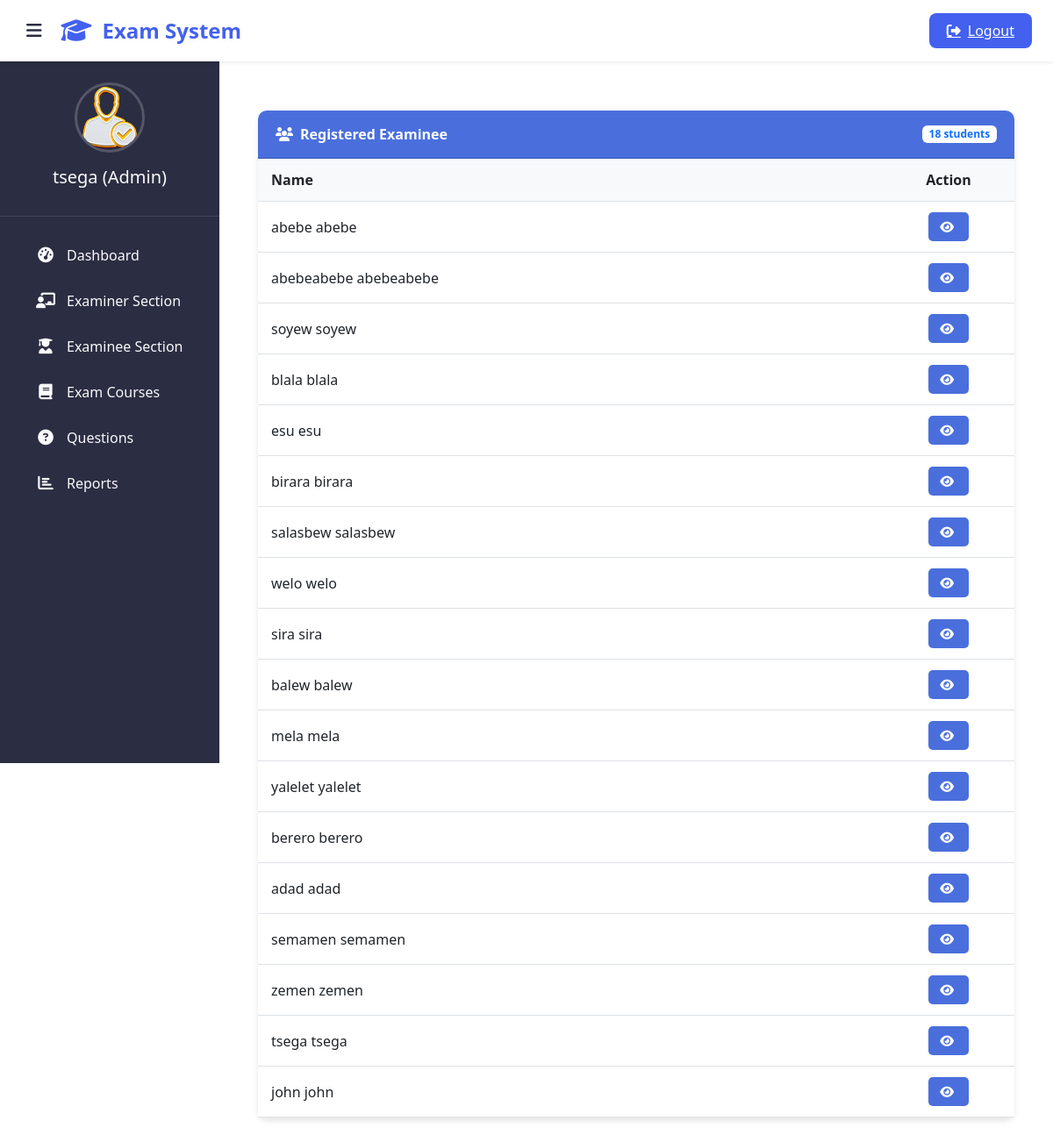
The page /admin-view-student-marks (signed in) on the database its author committed.
### student/models.py (models this page shows, shortened)
class Student(models.Model):
    user=models.OneToOneField(User,on_delete=models.CASCADE)
    address = models.CharField(max_length=40)
    mobile = models.CharField(max_length=20,null=False)
    organization = models.CharField(max_length=200, null=False)
    course = models.ForeignKey(
        'exam.Course',
        on_delete=models.SET_NULL,
        null=True
    )
    @property
    def get_name(self):
        return self.user.first_name+" "+self.user.last_name

### exam/views.py (the view)
# urls.py: path('admin-view-student-marks', views.admin_view_student_marks_view,name='admin-view-student-marks'),
@login_required(login_url='adminlogin')
def admin_view_student_marks_view(request):
    students= SMODEL.Student.objects.all()
    return render(request,'exam/admin_view_student_marks.html',{'students':students})

### templates/exam/admin_view_student_marks.html (shortened to what this page needs)
{% extends 'exam/adminbase.html' %}
{% block content %}
{%load static%}
<head>
  <link href="https://cdn.jsdelivr.net/npm/bootstrap@5.3.0/dist/css/bootstrap.min.css" rel="stylesheet">
  <link rel="stylesheet" href="https://cdnjs.cloudflare.com/ajax/libs/font-awesome/6.4.0/css/all.min.css">
</head>
<div class="container py-4">
  <div class="card">
    <div class="card-header d-flex justify-content-between align-items-center">
      <span><i class="fas fa-users me-2"></i>Registered Examinee</span>
      <span class="badge bg-white text-primary">{{ students|length }} students</span>
    </div>
    <div class="card-body p-0">
      {% if students %}
      <div class="table-responsive">
        <table class="table table-hover">
          <thead>
            <tr>
              <th>Name</th>
              <th class="text-center">Action</th>
            </tr>
          </thead>
          <tbody>
            {% for t in students %}
            <tr>
              <td>{{ t.get_name }}</td>
              <td class="text-center action-cell">
                <a class="btn btn-view" href="{% url 'admin-view-marks' t.id %}">
                  <i class="fas fa-eye me-1"></i>
                </a>
              </td>
            </tr>
            {% endfor %}
          </tbody>
        </table>
      </div>
      {% else %}
      <div class="empty-state">
        <i class="fas fa-user-graduate"></i>
        <h5>No Students Registered</h5>
        <p>There are currently no students registered in the system.</p>
      </div>
      {% endif %}
    </div>
  </div>
</div>
{% endblock content %}

### templates/exam/adminbase.html (shortened to what this page needs)
<!DOCTYPE html>
{% load static %}
<html lang="en" dir="ltr">
<head>
  <link href="https://cdn.jsdelivr.net/npm/bootstrap@5.3.0/dist/css/bootstrap.min.css" rel="stylesheet">
  <link rel="stylesheet" href="https://cdnjs.cloudflare.com/ajax/libs/font-awesome/6.4.0/css/all.min.css">
</head>
<body>
  <header class="admin-header shadow-sm">
    <button class="sidebar-toggle" id="sidebarToggle">
      <i class="fas fa-bars"></i>
    </button>
    <div class="brand-logo">
      <i class="fas fa-graduation-cap"></i>
      <span>Exam System</span>
    </div>
    <div class="ms-auto">
      <a href="/logout" class="logout-btn">
        <i class="fas fa-sign-out-alt"></i>
        <span>Logout</span>
      </a>
    </div>
  </header>
  <aside class="admin-sidebar">
    <div class="sidebar-profile">
      <img src="{% static 'image/admin-avatar.png' %}" class="profile-img" alt="Admin Avatar">
      <h5 class="profile-name">{{user.username}} (Admin) </h5>
    </div>
    <nav class="sidebar-menu">
      <a href="/admin-dashboard" class="menu-item active">
        <i class="fas fa-tachometer-alt"></i>
        <span>Dashboard</span>
      </a>
      <a href="/admin-teacher" class="menu-item">
        <i class="fas fa-chalkboard-teacher"></i>
        <span>Examiner Section</span>
      </a>
      <a href="/admin-student" class="menu-item">
        <i class="fas fa-user-graduate"></i>
        <span>Examinee Section</span>
      </a>
      <a href="/admin-course" class="menu-item">
        <i class="fas fa-book"></i>
        <span>Exam Courses</span>
      </a>
      <a href="/admin-question" class="menu-item">
        <i class="fas fa-question-circle"></i>
        <span>Questions</span>
      </a>
      <a href="/admin-report" class="menu-item">
        <i class="fas fa-chart-bar"></i>
        <span>Reports</span>
      </a>
    </nav>
  </aside>
  <main class="admin-content">
    {% block content %}
    {% endblock content %}
    {% include "exam/footer.html" %}
  </main>
</body>
</html>

### templates/exam/adminbase.html (style rules this page uses)
:root { --primary-color: #4361ee; --primary-hover: #3a56d4; --sidebar-color: #2b2d42; --sidebar-hover: #3a3d5d; --content-bg: #f8f9fa; --text-light: #f8f9fa; --text-dark: #2b2d42; --border-radius: 8px; --transition: all 0.3s ease; }
body { font-family: 'Segoe UI', system-ui, -apple-system, sans-serif; background-color: var(--content-bg); color: var(--text-dark); overflow-x: hidden; }
.admin-header { background: white; box-shadow: 0 2px 10px rgba(0,0,0,0.1); height: 70px; position: fixed; top: 0; right: 0; left: 0; z-index: 1030; display: flex; align-items: center; padding: 0 1.5rem; }
.brand-logo { font-weight: 700; font-size: 1.5rem; color: var(--primary-color); display: flex; align-items: center; gap: 0.75rem; }
.brand-logo i { font-size: 1.75rem; }
.admin-sidebar { width: 250px; height: 100vh; position: fixed; top: 70px; left: 0; background: var(--sidebar-color); color: var(--text-light); transition: var(--transition); z-index: 1020; overflow-y: auto; }
.sidebar-profile { text-align: center; padding: 1.5rem 1rem; border-bottom: 1px solid rgba(255,255,255,0.1); }
.profile-img { width: 80px; height: 80px; border-radius: 50%; object-fit: cover; border: 3px solid rgba(255,255,255,0.2); margin-bottom: 1rem; }
.sidebar-menu { padding: 1rem 0; }
.menu-item { display: flex; align-items: center; padding: 0.75rem 1.5rem; color: var(--text-light); text-decoration: none; transition: var(--transition); margin: 0.25rem 1rem; border-radius: var(--border-radius); }
.menu-item i { width: 24px; text-align: center; margin-right: 0.75rem; font-size: 1.1rem; }
.admin-content { margin-left: 250px; margin-top: 70px; padding: 2rem; min-height: calc(100vh - 70px); transition: var(--transition); }
.logout-btn { background: var(--primary-color); color: white; border: none; padding: 0.5rem 1.25rem; border-radius: var(--border-radius); font-weight: 500; transition: var(--transition); display: flex; align-items: center; gap: 0.5rem; }
.sidebar-toggle { background: none; border: none; color: var(--text-dark); font-size: 1.25rem; cursor: pointer; margin-right: 1rem; }

### templates/exam/admin_view_student_marks.html (style rules this page uses)
.card { border-radius: 10px; box-shadow: 0 4px 6px rgba(0, 0, 0, 0.1); margin-bottom: 30px; border: none; }
.card-header { background-color: #4a6fdc; color: white; border-radius: 10px 10px 0 0 !important; padding: 15px 20px; font-weight: 600; }
.table { margin-bottom: 0; }
.table th { background-color: #f8f9fa; font-weight: 600; border-top: none; }
.table td, .table th { vertical-align: middle; padding: 12px 15px; }
.btn-view { background-color: #4a6fdc; color: white; border-radius: 5px; padding: 5px 12px; font-size: 14px; transition: all 0.3s; }
.action-cell { width: 150px; }

### rows shown on the page
Student: get_name "abebe abebe"
Student: get_name "abebeabebe abebeabebe"
Student: get_name "soyew soyew"
Student: get_name "blala blala"
Student: get_name "esu esu"
Student: get_name "birara birara"
Student: get_name "salasbew salasbew"
Student: get_name "welo welo"
Student: get_name "sira sira"
Student: get_name "balew balew"
Student: get_name "mela mela"
Student: get_name "yalelet yalelet"
Student: get_name "berero berero"
Student: get_name "adad adad"
Student: get_name "semamen semamen"
Student: get_name "zemen zemen"
Student: get_name "tsega tsega"
Student: get_name "john john"

### other values the page prints
{{ user.username }} "tsega"
{{ students|length }} "18"
